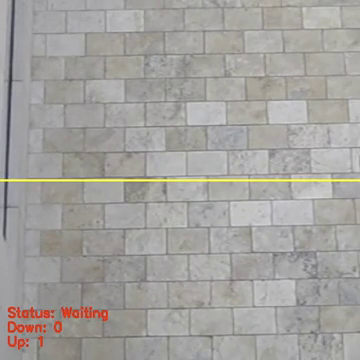
#> input picture frame 207 of test_singleperson.mp4, 360 x 360 px
$ python counter.py
#> lines starting #> are read from the running program, lines starting #| are printed output that depends on the picture
##People counter
import numpy as np
import cv2
import Person
import time
import requests
import imutils

url = "http://10.10.7.148:8080/video"

cnt_up   = 0
cnt_down = 0
count_up = 0
count_down = 0
state =0
back=None
#Taking the video input
#cap = cv2.VideoCapture(0)
cap = cv2.VideoCapture('test_singleperson.mp4')
fourcc = cv2.VideoWriter_fourcc(*'H264')
out = cv2.VideoWriter('output.mp4',fourcc, 5, (640,480))


cap.set(3,500) #Width
cap.set(4,500) #Height

#Print the capture properties to console
# for i in range(19):
#     print(i, cap.get(i))

w = cap.get(3)
h = cap.get(4)
frameArea = h*w
areaTH = frameArea/300
print(('Area Threshold'), areaTH)

#Lines coordinate for counting
line_up = int(1*(h/6))
line_down   = int(4*(h/6))

up_limit =   int(.5*(h/6))
down_limit = int(4.5*(h/6))

#print "Red line y:",str(line_down)
#print "Blue line y:", str(line_up)
line_down_color = (255,0,0)
line_up_color = (0,0,255)
pt1 =  [0, line_down];
pt2 =  [w, line_down];
pts_L1 = np.array([pt1,pt2], np.int32)
pts_L1 = pts_L1.reshape((-1,1,2))
pt3 =  [0, line_up];
pt4 =  [w, line_up];
pts_L2 = np.array([pt3,pt4], np.int32)
pts_L2 = pts_L2.reshape((-1,1,2))

pt5 =  [0, up_limit];
pt6 =  [w, up_limit];
pts_L3 = np.array([pt5,pt6], np.int32)
pts_L3 = pts_L3.reshape((-1,1,2))
pt7 =  [0, down_limit];
pt8 =  [w, down_limit];
pts_L4 = np.array([pt7,pt8], np.int32)
pts_L4 = pts_L4.reshape((-1,1,2))

#Background Substractor
fgbg = cv2.createBackgroundSubtractorMOG2(detectShadows = True)

#Structuring elements for morphographic filters
kernelOp = np.ones((3,3),np.uint8)
kernelOp2 = np.ones((5,5),np.uint8)
kernelCl = np.ones((11,11),np.uint8)

#Variables
font = cv2.FONT_HERSHEY_SIMPLEX
persons = []
rect_co = []
max_p_age = 1
pid = 1
val = []

while(cap.isOpened()):
##for image in camera.capture_continuous(rawCapture, format="bgr", use_video_port=True):

    ret, frame = cap.read()
#> frame is the input picture: shape (360, 360, 3); mean B, G, R 158, 161.2, 163.7
    frame=frame[:,20:]
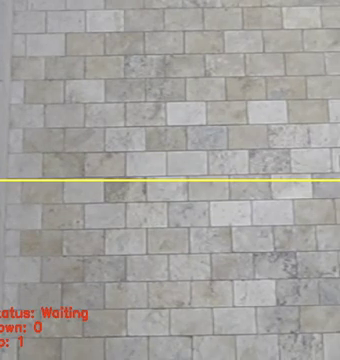
#> frame: shape (360, 340, 3); mean B, G, R 158.6, 162.1, 164.4
##    frame = image.array

    # for i in persons:
    #     print i.age_one() #age every person one frame


    #Apply background subtraction
    fgmask = fgbg.apply(frame)
#> fgmask: shape (360, 340); every value is 127
    fgmask2 = fgbg.apply(frame)
#> fgmask2: shape (360, 340); every value is 0

    #Binarization to eliminate shadows
    try:
        ret,imBin= cv2.threshold(fgmask,200,255,cv2.THRESH_BINARY)
        ret,imBin2 = cv2.threshold(fgmask2,200,255,cv2.THRESH_BINARY)
        #Opening (erode->dilate) to remove noise.
        mask = cv2.morphologyEx(imBin, cv2.MORPH_OPEN, kernelOp)
        mask2 = cv2.morphologyEx(imBin2, cv2.MORPH_OPEN, kernelOp)
        #Closing (dilate -> erode) to join white regions.
        mask =  cv2.morphologyEx(mask , cv2.MORPH_CLOSE, kernelCl)
        mask2 = cv2.morphologyEx(mask2, cv2.MORPH_CLOSE, kernelCl)
        if back is None:
            back=mask
            continue
        mask=cv2.absdiff(back,mask)
    except:
        print('EOF')
        print(('UP:'),cnt_up)
        print (('DOWN:'),cnt_down)
        break
    #################
    #   CONTOURS   #
    #################

    # RETR_EXTERNAL returns only extreme outer flags. All child contours are left behind.
    contours0, hierarchy = cv2.findContours(mask2,cv2.RETR_EXTERNAL,cv2.CHAIN_APPROX_SIMPLE)
    for cnt in contours0:
        rect = cv2.boundingRect(cnt)

        area = cv2.contourArea(cnt)
        if area > areaTH:
            #################
            #   TRACKING    #
            #################

            #Missing conditions for multipersons, outputs and screen entries
            M = cv2.moments(cnt)
            cx = int(M['m10']/M['m00'])
            cy = int(M['m01']/M['m00'])
            x,y,w,h = cv2.boundingRect(cnt)
            # print ('working')


            new = True
            if cy in range(up_limit,down_limit):
                for i in persons:
                    if abs(cx-i.getX()) <= w and abs(cy-i.getY()) <= h:
                        # the object is close to one that has already been detected before
                        # print 'update'
                        new = False
                        i.updateCoords(cx,cy)   #update coordinates in the object and resets age
                        if i.going_UP(line_down,line_up) == True and i.getDir() == 'up':
                            # [6 lines of commented-out code are left out]
                            cnt_up += 1
                            #i.updateCoords(cx,cy)
                            print ("ID:",i.getId(),'crossed going up at',time.strftime("%c"))
                        elif i.going_DOWN(line_down,line_up) == True and i.getDir() == 'down':
                            # [6 lines of commented-out code are left out]
                            cnt_down += 1
                            print ("ID:",i.getId(),'crossed going down at',time.strftime("%c"))
                        break
                    if i.getState() == '1':
                        if i.getDir() == 'down' and i.getY() > down_limit:
                            i.setDone()
                        elif i.getDir() == 'up' and i.getY() < up_limit:
                            i.setDone()
                    if i.timedOut():
                        #get out of the people list
                        index = persons.index(i)
                        persons.pop(index)
                        del i     #free the memory of i
                if new == True:
                    p = Person.MyPerson(pid,cx,cy, max_p_age)
                    persons.append(p)
                    pid += 1

            #################
            #   DRAWINGS     #
            #################
            cv2.circle(frame,(cx,cy), 5, (0,0,255), -1)
            img = cv2.rectangle(frame,(x,y),(x+w,y+h),(0,255,0),1)
            #cv2.drawContours(frame, cnt, -1, (0,255,0), 3)

    #END for cnt in contours0

    #########################
    # DRAWING TRAJECTORIES  #
    #########################
    #for i in persons:
##        if len(i.getTracks()) >= 2:
##            pts = np.array(i.getTracks(), np.int32)
##            pts = pts.reshape((-1,1,2))
##            frame = cv2.polylines(frame,[pts],False,i.getRGB())
##        if i.getId() == 9:
##            print str(i.getX()), ',', str(i.getY())
        #cv2.putText(frame, str(i.getId()),(i.getX(),i.getY()),font,0.3,i.getRGB(),1,cv2.LINE_AA)

    #################
    # DISPLAY ON FRAME    #
    #################
    str_up = 'UP: '+ str(cnt_up)
    str_down = 'DOWN: '+ str(cnt_down)
    frame = cv2.polylines(frame,[pts_L1],False,line_down_color,thickness=2)
    frame = cv2.polylines(frame,[pts_L2],False,line_up_color,thickness=2)
    frame = cv2.polylines(frame,[pts_L3],False,(255,255,255),thickness=1)
    frame = cv2.polylines(frame,[pts_L4],False,(255,255,255),thickness=1)
    cv2.putText(frame, str_up ,(20,70),font,0.5,(255,255,255),2,cv2.LINE_AA)
    cv2.putText(frame, str_down ,(20,100),font,0.5,(255,255,255),2,cv2.LINE_AA)
    out.write(frame)

    # [4 lines of commented-out code are left out]
    cv2.imshow('Counting',frame)
    #cv2.imshow('track',mask)
    #cv2.imshow('Mask',mask)

   #Press ESC to exit
    k = cv2.waitKey(30) & 0xff
    if k == 27:
        break
#END while(cap.isOpened())

#################
#   CLOSING    #
#################
cap.release()
cv2.waitKey()
cv2.destroyAllWindows()

$ run again, starting later in the video
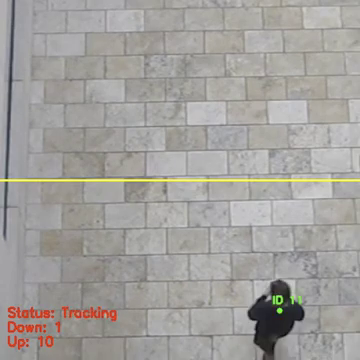
#> input picture frame 1656 of test_singleperson.mp4, 360 x 360 px
#> frame is the input picture: shape (360, 360, 3); mean B, G, R 156.6, 160, 162.5
#> `frame=frame[:,20:]`:
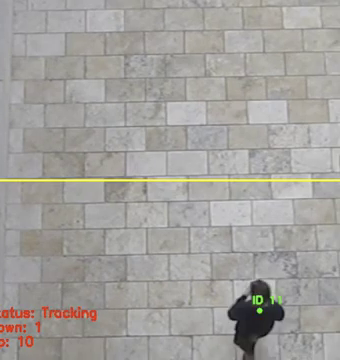
#> frame: shape (360, 340, 3); mean B, G, R 157, 160.7, 163.1
#> fgmask: shape (360, 340); every value is 127
#> fgmask2: shape (360, 340); every value is 0
